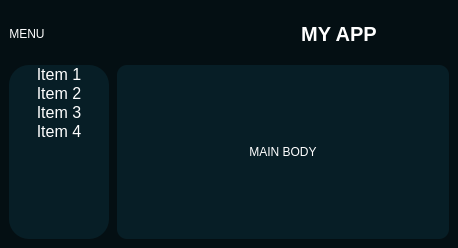
<?xml version="1.0" encoding="UTF-8"?>
<ui version="4.0">
 <class>MainWindow</class>
 <widget class="QMainWindow" name="MainWindow">
  <property name="geometry">
   <rect>
    <x>0</x>
    <y>0</y>
    <width>458</width>
    <height>248</height>
   </rect>
  </property>
  <property name="windowTitle">
   <string>MainWindow</string>
  </property>
  <widget class="QWidget" name="centralwidget">
   <property name="styleSheet">
    <string notr="true">*{
border:none;
background-color:transparent;
color: #fff;
}
#centralwidget{
	background-color: #040f13;
}
#side_menu{
	background-color: #071e26;
	border-radius: 20px;
}
#QPushButton{
	padding: 10px;
	background-color: #040f13;
	border-radius: 5px;
}
#main_body{
background-color: #071e26;
border-radius: 10px;
}
</string>
   </property>
   <layout class="QVBoxLayout" name="verticalLayout">
    <item alignment="Qt::AlignTop">
     <widget class="QFrame" name="header">
      <property name="minimumSize">
       <size>
        <width>0</width>
        <height>50</height>
       </size>
      </property>
      <property name="maximumSize">
       <size>
        <width>16777215</width>
        <height>50</height>
       </size>
      </property>
      <property name="frameShape">
       <enum>QFrame::StyledPanel</enum>
      </property>
      <property name="frameShadow">
       <enum>QFrame::Raised</enum>
      </property>
      <layout class="QHBoxLayout" name="horizontalLayout_2">
       <property name="spacing">
        <number>0</number>
       </property>
       <property name="leftMargin">
        <number>0</number>
       </property>
       <property name="topMargin">
        <number>0</number>
       </property>
       <property name="rightMargin">
        <number>0</number>
       </property>
       <property name="bottomMargin">
        <number>0</number>
       </property>
       <item alignment="Qt::AlignLeft">
        <widget class="QFrame" name="frame">
         <property name="frameShape">
          <enum>QFrame::StyledPanel</enum>
         </property>
         <property name="frameShadow">
          <enum>QFrame::Raised</enum>
         </property>
         <layout class="QHBoxLayout" name="horizontalLayout_4">
          <property name="spacing">
           <number>0</number>
          </property>
          <property name="leftMargin">
           <number>0</number>
          </property>
          <property name="topMargin">
           <number>0</number>
          </property>
          <property name="rightMargin">
           <number>0</number>
          </property>
          <property name="bottomMargin">
           <number>0</number>
          </property>
          <item>
           <widget class="QPushButton" name="pushButton">
            <property name="minimumSize">
             <size>
              <width>0</width>
              <height>30</height>
             </size>
            </property>
            <property name="maximumSize">
             <size>
              <width>16777215</width>
              <height>30</height>
             </size>
            </property>
            <property name="text">
             <string>MENU</string>
            </property>
            <property name="icon">
             <iconset>
              <normaloff>icons/menu.svg</normaloff>icons/menu.svg</iconset>
            </property>
           </widget>
          </item>
         </layout>
        </widget>
       </item>
       <item>
        <widget class="QFrame" name="frame_3">
         <property name="frameShape">
          <enum>QFrame::StyledPanel</enum>
         </property>
         <property name="frameShadow">
          <enum>QFrame::Raised</enum>
         </property>
         <layout class="QHBoxLayout" name="horizontalLayout_3">
          <property name="spacing">
           <number>0</number>
          </property>
          <property name="leftMargin">
           <number>0</number>
          </property>
          <property name="topMargin">
           <number>0</number>
          </property>
          <property name="rightMargin">
           <number>0</number>
          </property>
          <property name="bottomMargin">
           <number>0</number>
          </property>
          <item>
           <widget class="QLabel" name="label">
            <property name="sizePolicy">
             <sizepolicy hsizetype="Preferred" vsizetype="Expanding">
              <horstretch>0</horstretch>
              <verstretch>0</verstretch>
             </sizepolicy>
            </property>
            <property name="font">
             <font>
              <pointsize>15</pointsize>
              <bold>true</bold>
             </font>
            </property>
            <property name="text">
             <string>MY APP</string>
            </property>
            <property name="alignment">
             <set>Qt::AlignCenter</set>
            </property>
           </widget>
          </item>
         </layout>
        </widget>
       </item>
      </layout>
     </widget>
    </item>
    <item>
     <widget class="QFrame" name="frame_2">
      <property name="sizePolicy">
       <sizepolicy hsizetype="Preferred" vsizetype="Expanding">
        <horstretch>0</horstretch>
        <verstretch>0</verstretch>
       </sizepolicy>
      </property>
      <property name="frameShape">
       <enum>QFrame::StyledPanel</enum>
      </property>
      <property name="frameShadow">
       <enum>QFrame::Raised</enum>
      </property>
      <layout class="QHBoxLayout" name="horizontalLayout">
       <property name="spacing">
        <number>8</number>
       </property>
       <property name="leftMargin">
        <number>0</number>
       </property>
       <property name="topMargin">
        <number>0</number>
       </property>
       <property name="rightMargin">
        <number>0</number>
       </property>
       <property name="bottomMargin">
        <number>0</number>
       </property>
       <item alignment="Qt::AlignLeft">
        <widget class="QCustomSlideMenu" name="side_menu">
         <property name="frameShape">
          <enum>QFrame::StyledPanel</enum>
         </property>
         <property name="frameShadow">
          <enum>QFrame::Raised</enum>
         </property>
         <layout class="QVBoxLayout" name="verticalLayout_2">
          <property name="spacing">
           <number>0</number>
          </property>
          <property name="leftMargin">
           <number>0</number>
          </property>
          <property name="topMargin">
           <number>0</number>
          </property>
          <property name="rightMargin">
           <number>0</number>
          </property>
          <property name="bottomMargin">
           <number>0</number>
          </property>
          <item alignment="Qt::AlignLeft|Qt::AlignTop">
           <widget class="QFrame" name="frame_4">
            <property name="minimumSize">
             <size>
              <width>100</width>
              <height>0</height>
             </size>
            </property>
            <property name="maximumSize">
             <size>
              <width>100</width>
              <height>16777215</height>
             </size>
            </property>
            <property name="frameShape">
             <enum>QFrame::StyledPanel</enum>
            </property>
            <property name="frameShadow">
             <enum>QFrame::Raised</enum>
            </property>
            <layout class="QVBoxLayout" name="verticalLayout_3">
             <property name="spacing">
              <number>0</number>
             </property>
             <property name="leftMargin">
              <number>0</number>
             </property>
             <property name="topMargin">
              <number>0</number>
             </property>
             <property name="rightMargin">
              <number>0</number>
             </property>
             <property name="bottomMargin">
              <number>0</number>
             </property>
             <item>
              <widget class="QPushButton" name="pushButton_2">
               <property name="font">
                <font>
                 <pointsize>12</pointsize>
                </font>
               </property>
               <property name="text">
                <string>Item 1</string>
               </property>
               <property name="icon">
                <iconset resource="icons/icons.qrc">
                 <normaloff>:/ICONS/arrow-up-circle.svg</normaloff>:/ICONS/arrow-up-circle.svg</iconset>
               </property>
              </widget>
             </item>
             <item>
              <widget class="QPushButton" name="pushButton_3">
               <property name="font">
                <font>
                 <pointsize>12</pointsize>
                </font>
               </property>
               <property name="text">
                <string>Item 2</string>
               </property>
               <property name="icon">
                <iconset resource="icons/icons.qrc">
                 <normaloff>:/ICONS/at-sign.svg</normaloff>:/ICONS/at-sign.svg</iconset>
               </property>
              </widget>
             </item>
             <item>
              <widget class="QPushButton" name="pushButton_4">
               <property name="font">
                <font>
                 <pointsize>12</pointsize>
                </font>
               </property>
               <property name="text">
                <string>Item 3</string>
               </property>
               <property name="icon">
                <iconset resource="icons/icons.qrc">
                 <normaloff>:/ICONS/box.svg</normaloff>:/ICONS/box.svg</iconset>
               </property>
              </widget>
             </item>
             <item>
              <widget class="QPushButton" name="pushButton_5">
               <property name="font">
                <font>
                 <pointsize>12</pointsize>
                </font>
               </property>
               <property name="text">
                <string>Item 4</string>
               </property>
               <property name="icon">
                <iconset resource="icons/icons.qrc">
                 <normaloff>:/ICONS/clock.svg</normaloff>:/ICONS/clock.svg</iconset>
               </property>
              </widget>
             </item>
            </layout>
           </widget>
          </item>
         </layout>
        </widget>
       </item>
       <item>
        <widget class="QFrame" name="main_body">
         <property name="sizePolicy">
          <sizepolicy hsizetype="Expanding" vsizetype="Preferred">
           <horstretch>0</horstretch>
           <verstretch>0</verstretch>
          </sizepolicy>
         </property>
         <property name="frameShape">
          <enum>QFrame::StyledPanel</enum>
         </property>
         <property name="frameShadow">
          <enum>QFrame::Raised</enum>
         </property>
         <layout class="QHBoxLayout" name="horizontalLayout_5">
          <property name="spacing">
           <number>0</number>
          </property>
          <property name="leftMargin">
           <number>0</number>
          </property>
          <property name="topMargin">
           <number>0</number>
          </property>
          <property name="rightMargin">
           <number>0</number>
          </property>
          <property name="bottomMargin">
           <number>0</number>
          </property>
          <item>
           <widget class="QLabel" name="label_2">
            <property name="text">
             <string>MAIN BODY</string>
            </property>
            <property name="alignment">
             <set>Qt::AlignCenter</set>
            </property>
           </widget>
          </item>
         </layout>
        </widget>
       </item>
      </layout>
     </widget>
    </item>
   </layout>
  </widget>
 </widget>
 <customwidgets>
  <customwidget>
   <class>QCustomSlideMenu</class>
   <extends>QFrame</extends>
   <header>Custom_Widgets.Widgets.h</header>
   <container>1</container>
  </customwidget>
 </customwidgets>
 <resources>
  <include location="icons/icons.qrc"/>
 </resources>
 <connections/>
</ui>
